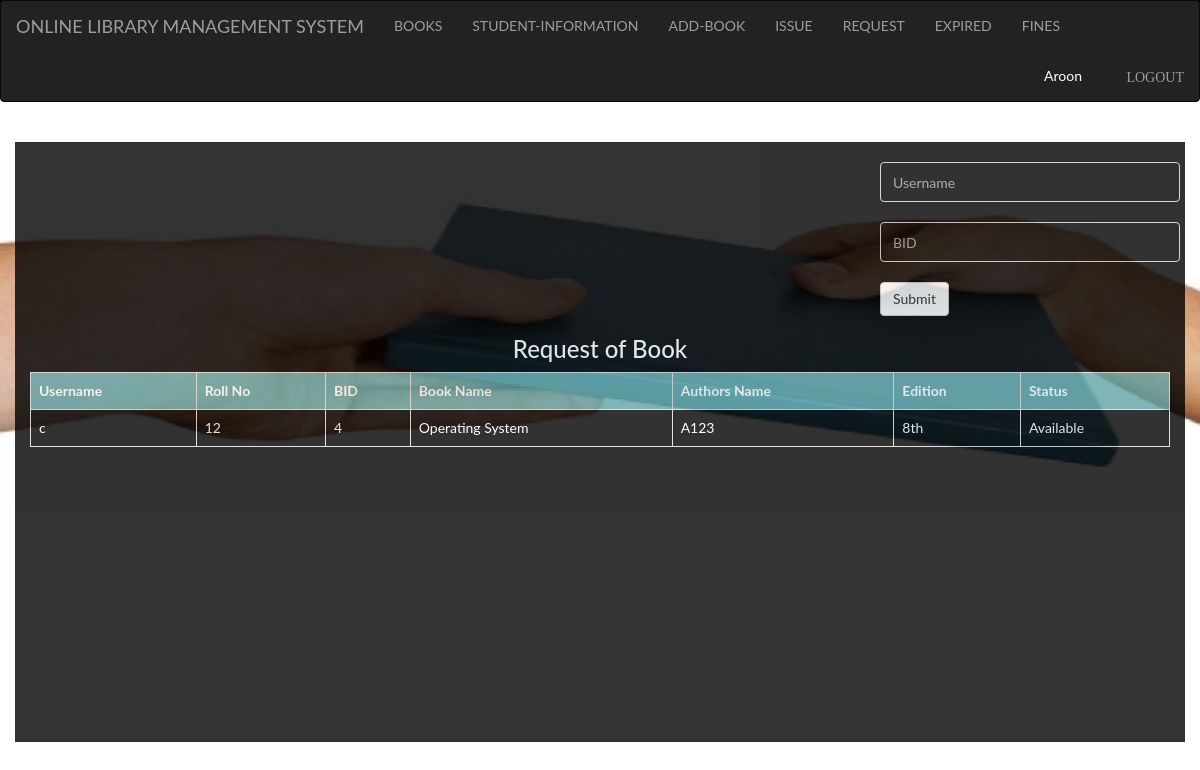
The page /Admin/request.php (signed in) on the database its author committed.
### tables this page shows
CREATE TABLE `student` (
  `first` varchar(100) NOT NULL,
  `last` varchar(100) NOT NULL,
  `username` varchar(100) NOT NULL,
  `password` varchar(100) NOT NULL,
  `roll` int(100) NOT NULL,
  `email` varchar(100) NOT NULL
);

CREATE TABLE `books` (
  `bid` int(100) NOT NULL,
  `name` varchar(100) NOT NULL,
  `authors` varchar(100) NOT NULL,
  `edition` varchar(100) NOT NULL,
  `status` varchar(100) NOT NULL,
  `quantity` int(100) NOT NULL,
  `department` varchar(100) NOT NULL
);

### Admin/request.php (the view, shortened to what this page needs)
<?php
  include "connection.php";
  include "navbar.php";
?>
<!DOCTYPE html>
<html>
<head>
</head>
<body>
	<br>
<div class="container">
	<div class="srch">
		<br>
		<form method="post" action="" name="form1">
			<input type="text" name="username" class="form-control" placeholder="Username" required=""><br>
			<input type="text" name="bid" class="form-control" placeholder="BID" required=""><br>
			<button class="btn btn-default" name="submit" type="submit">Submit</button><br>
		</form>
	</div>
	<h3 style="text-align: center;">Request of Book</h3>
	<?php
	if(isset($_SESSION['login_user']))
	{
		$sql= "SELECT student.username,roll,books.bid,name,authors,edition,status FROM student inner join issue_book ON student.username=issue_book.username inner join books ON issue_book.bid=books.bid WHERE issue_book.approve =''";
		$res= mysqli_query($db,$sql);
		if(mysqli_num_rows($res)==0)
			{
				echo "<h2><b>";
				echo "There's no pending request.";
				echo "</h2></b>";
			}
		else
		{
			echo "<table class='table table-bordered' >";
			echo "<tr style='background-color: #6db6b9e6;'>";
				echo "<th>"; echo "Username";  echo "</th>";
				echo "<th>"; echo "Roll No";  echo "</th>";
				echo "<th>"; echo "BID";  echo "</th>";
				echo "<th>"; echo "Book Name";  echo "</th>";
				echo "<th>"; echo "Authors Name";  echo "</th>";
				echo "<th>"; echo "Edition";  echo "</th>";
				echo "<th>"; echo "Status";  echo "</th>";
			echo "</tr>";
			while($row=mysqli_fetch_assoc($res))
			{
				echo "<tr>";
				echo "<td>"; echo $row['username']; echo "</td>";
				echo "<td>"; echo $row['roll']; echo "</td>";
				echo "<td>"; echo $row['bid']; echo "</td>";
				echo "<td>"; echo $row['name']; echo "</td>";
				echo "<td>"; echo $row['authors']; echo "</td>";
				echo "<td>"; echo $row['edition']; echo "</td>";
				echo "<td>"; echo $row['status']; echo "</td>";
				echo "</tr>";
			}
		echo "</table>";
		}
	}
	else
	{
		?>
		<br>
			<h4 style="text-align: center;color: yellow;">You need to login to see the request.</h4>
		<?php
	}
		?>
	</div>
</body>
</html>

### Admin/style.css (style rules this page uses)
html, body, div, span, object, iframe, h1, h2, h3, h4, h5, h6, p, blockquote, pre, abbr, address, cite, code, del, dfn, em, img, ins, kbd, q, samp, small, strong, sub, sup, var, b, i, dl, dt, dd, ol, ul, li, fieldset, form, label, legend, table, caption, tbody, tfoot, thead, tr, th, td, article, aside, canvas, details, figcaption, figure, footer, header, hgroup, menu, nav, section, summary, time, mark, audio, video { margin:0; padding:0; border:0; outline:0; font-size:100%; vertical-align:baseline; background:transparent; }
body { line-height:1; }
table { border-collapse:collapse; border-spacing:0; }
input, select { vertical-align:middle; }
input { height: 25px; width: 300px; }

### Admin/request.php (style rules this page uses)
.srch { padding-left: 850px; }
.form-control { width: 300px; height: 40px; background-color: black; color: white; }
body { background-image: url("images/aa.jpg"); background-repeat: no-repeat; font-family: "Lato", sans-serif; transition: background-color .5s; }
.container { height: 600px; background-color: black; opacity: .8; color: white; }

### rows shown on the page
student: username "c", roll "12", books.bid "4", books.name "Operating System", books.authors "A123", books.edition "8th", books.status "Available"

### other values the page prints
$_SESSION['login_user'] "Aroon"
